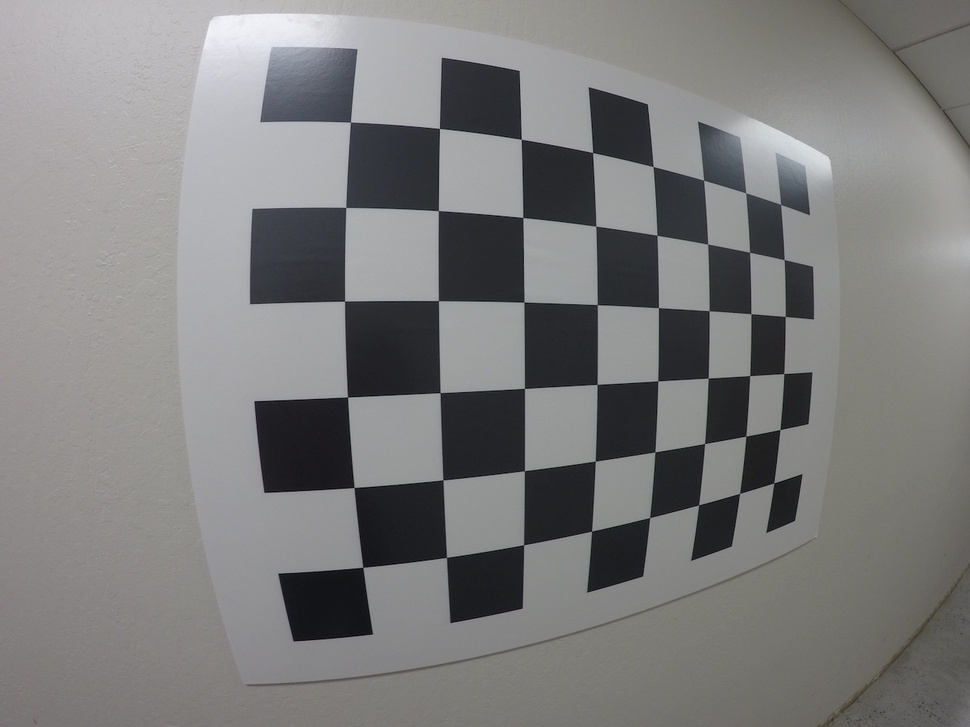
#> input picture Project-4 Advanced-Lane-Finding/images/GOPR0032.jpg, 970 x 727 px, shrunk from 1280 x 960 before the run
$ jupyter execute --allow-errors CameraCalibration.ipynb   (shell and % lines are left out)
#> lines starting #> are read from the running program, lines starting #| are printed output that depends on the picture
## 2. Camera Calibration

[cell 1]
import numpy as np
import glob
import cv2
import matplotlib
import matplotlib.pyplot as plt
from matplotlib.image import imread

[cell 2]
path = './images/GOPR0032.jpg'
img = imread(path)
#> img is the input picture: shape (727, 970, 3); mean R, G, B 125.1, 124.9, 124.7
plt.imshow(img)

[cell 3]
# Map 2D Coordinates of Image to 3D coordinates on Chessboard
# 3-D Points in real world
# (x,y,0)
objpoints = []

# 2-D points in the image
# (x,y)
imgpoints = []

[cell 4]
# Create Object Points
# Since, cols = 8, rows = 6 in chessboard image
objp = np.zeros(shape=(6 * 8,3), dtype=np.float32)

[cell 5]
objp.shape

[cell 6]
objp[:,:2] = np.mgrid[0:8,0:6].T.reshape(-1,2)

[cell 7]
objp[:,:2]

[cell 8]
# Detect Corners of Chessboard
gray = cv2.cvtColor(img, cv2.COLOR_BGR2GRAY)

[cell 9]
plt.imshow(gray, cmap='gray')

[cell 10]
# Find Corners in Image
ret, corners = cv2.findChessboardCorners(gray, (8,6), None)
#> ret = True; corners = 48 rows, first 8: [350.4, 122.1], [439.4, 128.4], [521.3, 139.2], [592.7, 152.6], [653.1, 166.5], [703.6, 180.2], [745.7, 192.7], [780.6, 204.4]

[cell 11]
print(ret)
#| True

[cell 12]
print(corners)
#> (printed output is left out)

#> (a cell that did not finish here is left out)

[cell 14]
path = './images/*.jpg'
images = glob.glob(path)

[cell 15]
images

#> (a cell that did not finish here is left out)

[cell 17]
# Caliberate Camera
ret, mtx, dist, rvecs, tvecs = cv2.calibrateCamera(objpoints, imgpoints, gray.shape[::-1], None, None)
#> ret = 0.253; mtx = [[383.3, 0, 483.7], [0, 384.3, 375.6], [0, 0, 1]]; dist = [[-0.223, 0.089, -0.000275, 0.00594, -0.0264]]; rvecs = ([0.0813, -0.296, -0.0253], [0.0813, -0.296, -0.0253]); tvecs = ([-1.48, -2.77, 3.65], [-1.48, -2.77, 3.65])

[cell 18]
ret
#> Out = 0.253

[cell 19]
mtx
#> Out = [[383.3, 0, 483.7], [0, 384.3, 375.6], [0, 0, 1]]

[cell 20]
dist
#> Out = [[-0.223, 0.089, -0.000275, 0.00594, -0.0264]]

[cell 21]
# Rotation Vector
rvecs
#> Out has the same summary as rvecs

[cell 22]
# Camera Translation Vector
tvecs
#> Out = ([-1.48, -2.77, 3.65], [-1.48, -2.77, 3.65])

[cell 23]
def cal_undistort(grayimg, objpoints, imgpoints):
    # Use cv2.calibrateCamera() and cv2.undistort()
    #undist = np.copy(img)  # Delete this line
    ret, mtx, dist, rvecs, tvecs = cv2.calibrateCamera(objpoints, imgpoints, grayimg.shape[::-1], None, None)
#> ret = 0.253; mtx = [[383.3, 0, 483.7], [0, 384.3, 375.6], [0, 0, 1]]; dist = [[-0.223, 0.089, -0.000275, 0.00594, -0.0264]]; tvecs = ([-1.48, -2.77, 3.65], [-1.48, -2.77, 3.65])
    dest = cv2.undistort(img, mtx, dist, None, mtx)
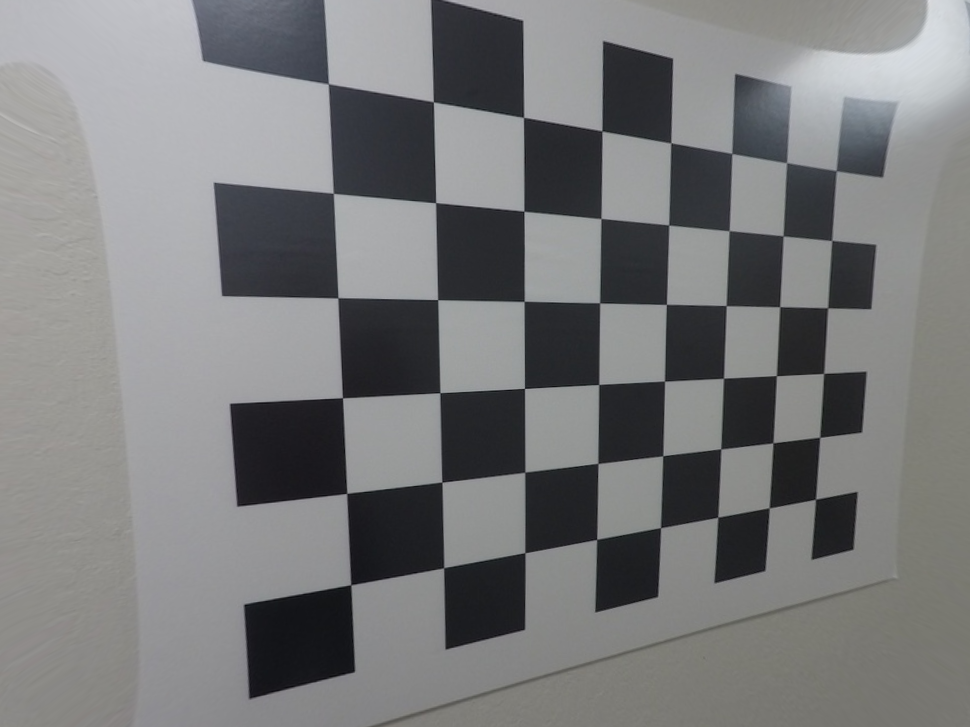
#> dest: shape (727, 970, 3); mean R, G, B 121.5, 122.2, 123.1
    return dest

[cell 24]
dest = cal_undistort(gray, objpoints, imgpoints)

[cell 25]
f, (ax1, ax2) = plt.subplots(1, 2, figsize=(24, 9))
f.tight_layout()
ax1.imshow(img)
ax1.set_title('Original Image', fontsize=50)
ax2.imshow(dest, cmap='gray')
ax2.set_title('Undistorted Image', fontsize=50)
plt.subplots_adjust(left=0., right=1, top=0.9, bottom=0.)
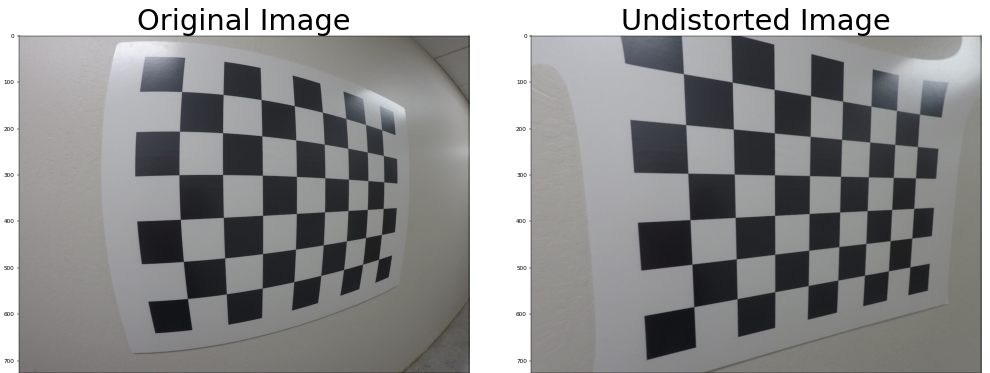
#> figure drawn by matplotlib, 2 panels

[cell 26]
dest.shape
#> Out = (727, 970, 3)

[cell 27]
imagepoints = []
objectpoints = []

img = imread('./images/GOPR0034.jpg')
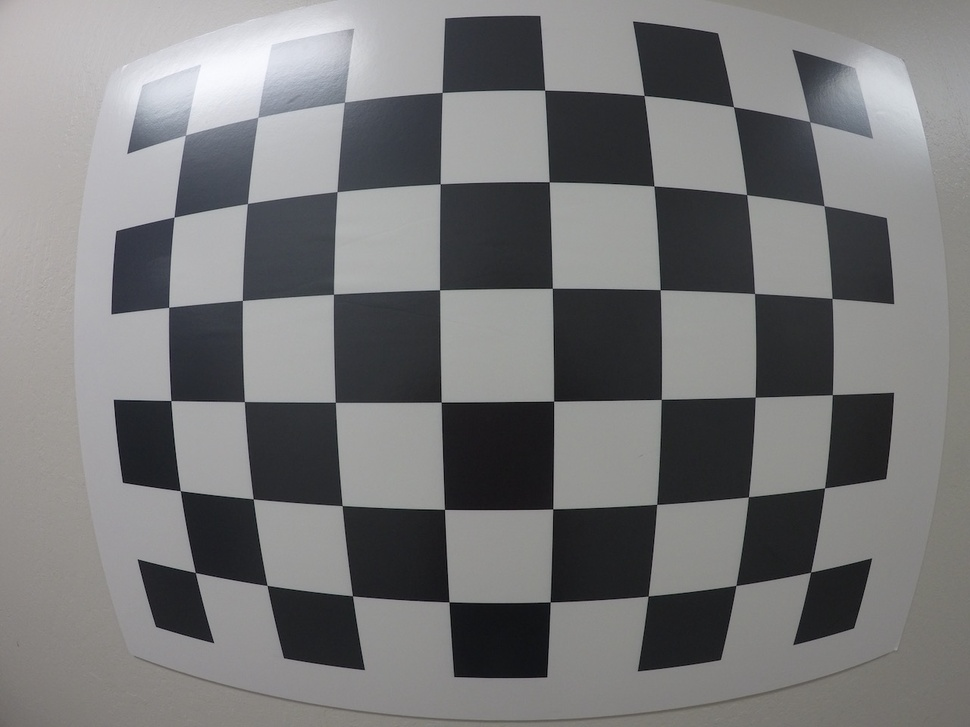
#> input picture Project-4 Advanced-Lane-Finding/images/GOPR0034.jpg, 970 x 727 px, shrunk from 1280 x 960 before the run
#> img is the input picture: shape (727, 970, 3); mean R, G, B 119.1, 119.2, 120
gray = cv2.cvtColor(img, cv2.COLOR_BGR2GRAY)
ret, corners = cv2.findChessboardCorners(gray, (8,6), None)
#> ret = True; corners = 48 rows, first 8: [185.6, 135.3], [257.6, 117.4], [344.6, 102.1], [442, 92.41], [544.8, 90.05], [644, 95.44], [733.6, 106.8], [810.3, 122.3]

#> (the rest of this cell did not finish here and is left out)

[cell 28]
dest = cal_undistort(gray, objectpoints, imagepoints)
#> in cal_undistort (call 2), `ret, mtx, dist, rvecs, tvecs = cv2.calibrateCamera(objpoints, imgpoint..`: ret = 0.465; mtx = [[1139.9, 0, 488.3], [0, 1146.9, 384.4], [0, 0, 1]]; dist = [[-1.85, 4.88, -0.00787, 0.00906, -7.46]]; rvecs = ([0.13, 0.0488, -0.0117],); tvecs = ([-3.46, -2.79, 9.86],)
#> in cal_undistort (call 2), `dest = cv2.undistort(img, mtx, dist, None, mtx)`:
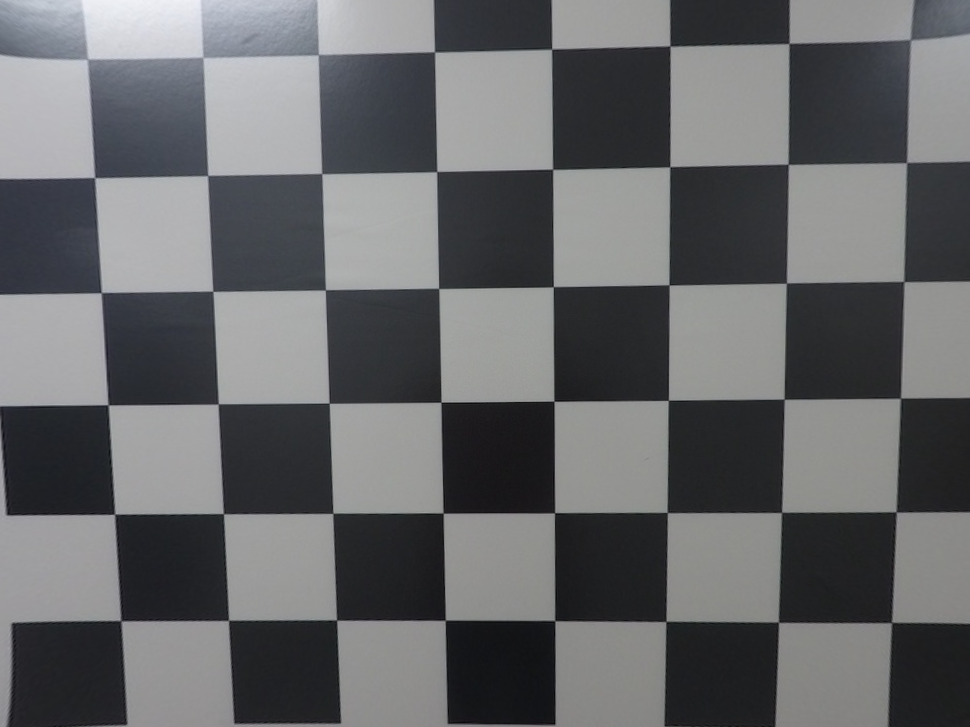
#> dest: shape (727, 970, 3); mean R, G, B 102.1, 103.2, 105.1

[cell 29]
f, (ax1, ax2) = plt.subplots(1, 2, figsize=(24, 9))
f.tight_layout()
ax1.imshow(img)
ax1.set_title('Original Image', fontsize=50)
ax2.imshow(dest, cmap='gray')
ax2.set_title('Undistorted Image', fontsize=50)
plt.subplots_adjust(left=0., right=1, top=0.9, bottom=0.)
